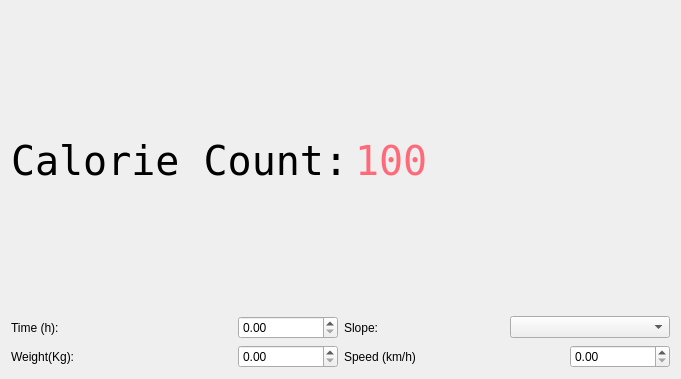
<?xml version="1.0" encoding="UTF-8"?>
<ui version="4.0">
 <class>MainScreen</class>
 <widget class="QWidget" name="MainScreen">
  <property name="geometry">
   <rect>
    <x>0</x>
    <y>0</y>
    <width>681</width>
    <height>379</height>
   </rect>
  </property>
  <property name="windowTitle">
   <string>Calorie Counter</string>
  </property>
  <layout class="QVBoxLayout" name="verticalLayout_2">
   <item>
    <layout class="QVBoxLayout" name="verticalLayout">
     <item>
      <layout class="QHBoxLayout" name="horizontalLayout_7">
       <item>
        <widget class="QLabel" name="label_5">
         <property name="font">
          <font>
           <family>Andale Mono</family>
           <pointsize>30</pointsize>
          </font>
         </property>
         <property name="text">
          <string>Calorie Count:</string>
         </property>
        </widget>
       </item>
       <item>
        <widget class="QLabel" name="calorieCountLabel">
         <property name="font">
          <font>
           <family>Andale Mono</family>
           <pointsize>30</pointsize>
          </font>
         </property>
         <property name="styleSheet">
          <string notr="true">color: rgb(255, 106, 122);</string>
         </property>
         <property name="text">
          <string>100</string>
         </property>
        </widget>
       </item>
      </layout>
     </item>
     <item>
      <layout class="QHBoxLayout" name="horizontalLayout_6">
       <item>
        <layout class="QHBoxLayout" name="horizontalLayout">
         <item>
          <widget class="QLabel" name="label">
           <property name="minimumSize">
            <size>
             <width>0</width>
             <height>0</height>
            </size>
           </property>
           <property name="text">
            <string>Time (h):</string>
           </property>
          </widget>
         </item>
         <item>
          <widget class="QDoubleSpinBox" name="timeSpinBox">
           <property name="minimumSize">
            <size>
             <width>100</width>
             <height>0</height>
            </size>
           </property>
           <property name="maximumSize">
            <size>
             <width>50</width>
             <height>16777215</height>
            </size>
           </property>
          </widget>
         </item>
        </layout>
       </item>
       <item>
        <layout class="QHBoxLayout" name="horizontalLayout_5">
         <item>
          <widget class="QLabel" name="label_4">
           <property name="text">
            <string>Slope:</string>
           </property>
          </widget>
         </item>
         <item>
          <widget class="QComboBox" name="slopeComboBox"/>
         </item>
        </layout>
       </item>
      </layout>
     </item>
     <item>
      <layout class="QHBoxLayout" name="horizontalLayout_4">
       <item>
        <layout class="QHBoxLayout" name="horizontalLayout_2">
         <item>
          <widget class="QLabel" name="label_2">
           <property name="minimumSize">
            <size>
             <width>0</width>
             <height>0</height>
            </size>
           </property>
           <property name="text">
            <string>Weight(Kg):</string>
           </property>
          </widget>
         </item>
         <item>
          <widget class="QDoubleSpinBox" name="weightSpinBox">
           <property name="minimumSize">
            <size>
             <width>100</width>
             <height>0</height>
            </size>
           </property>
           <property name="maximumSize">
            <size>
             <width>50</width>
             <height>16777215</height>
            </size>
           </property>
          </widget>
         </item>
        </layout>
       </item>
       <item>
        <layout class="QHBoxLayout" name="horizontalLayout_3">
         <item>
          <widget class="QLabel" name="label_3">
           <property name="minimumSize">
            <size>
             <width>0</width>
             <height>0</height>
            </size>
           </property>
           <property name="text">
            <string>Speed (km/h)</string>
           </property>
          </widget>
         </item>
         <item>
          <widget class="QDoubleSpinBox" name="speedSpinBox">
           <property name="minimumSize">
            <size>
             <width>100</width>
             <height>0</height>
            </size>
           </property>
           <property name="maximumSize">
            <size>
             <width>50</width>
             <height>16777215</height>
            </size>
           </property>
          </widget>
         </item>
        </layout>
       </item>
      </layout>
     </item>
    </layout>
   </item>
  </layout>
 </widget>
 <resources/>
 <connections/>
</ui>
